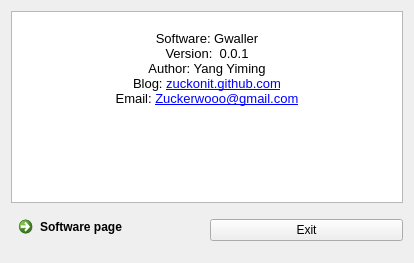
<?xml version="1.0" encoding="UTF-8"?>
<ui version="4.0">
 <class>Dialog</class>
 <widget class="QDialog" name="Dialog">
  <property name="geometry">
   <rect>
    <x>0</x>
    <y>0</y>
    <width>414</width>
    <height>263</height>
   </rect>
  </property>
  <property name="minimumSize">
   <size>
    <width>414</width>
    <height>263</height>
   </size>
  </property>
  <property name="maximumSize">
   <size>
    <width>414</width>
    <height>263</height>
   </size>
  </property>
  <property name="windowTitle">
   <string>About</string>
  </property>
  <layout class="QVBoxLayout" name="verticalLayout_2">
   <item>
    <widget class="QTextEdit" name="textEdit">
     <property name="readOnly">
      <bool>true</bool>
     </property>
     <property name="html">
      <string>&lt;!DOCTYPE HTML PUBLIC &quot;-//W3C//DTD HTML 4.0//EN&quot; &quot;http://www.w3.org/TR/REC-html40/strict.dtd&quot;&gt;
&lt;html&gt;&lt;head&gt;&lt;meta name=&quot;qrichtext&quot; content=&quot;1&quot; /&gt;&lt;style type=&quot;text/css&quot;&gt;
p, li { white-space: pre-wrap; }
&lt;/style&gt;&lt;/head&gt;&lt;body style=&quot; font-family:'Sans'; font-size:10pt; font-weight:400; font-style:normal;&quot;&gt;
&lt;p align=&quot;center&quot; style=&quot;-qt-paragraph-type:empty; margin-top:0px; margin-bottom:0px; margin-left:0px; margin-right:0px; -qt-block-indent:0; text-indent:0px;&quot;&gt;&lt;/p&gt;
&lt;p align=&quot;center&quot; style=&quot; margin-top:0px; margin-bottom:0px; margin-left:0px; margin-right:0px; -qt-block-indent:0; text-indent:0px;&quot;&gt;Software: Gwaller&lt;/p&gt;
&lt;p align=&quot;center&quot; style=&quot; margin-top:0px; margin-bottom:0px; margin-left:0px; margin-right:0px; -qt-block-indent:0; text-indent:0px;&quot;&gt;Version:  0.0.1&lt;/p&gt;
&lt;p align=&quot;center&quot; style=&quot; margin-top:0px; margin-bottom:0px; margin-left:0px; margin-right:0px; -qt-block-indent:0; text-indent:0px;&quot;&gt;Author: Yang Yiming&lt;/p&gt;
&lt;p align=&quot;center&quot; style=&quot; margin-top:0px; margin-bottom:0px; margin-left:0px; margin-right:0px; -qt-block-indent:0; text-indent:0px;&quot;&gt;Blog: &lt;a href=&quot;zuckonit.github.com&quot;&gt;&lt;span style=&quot; text-decoration: underline; color:#0000ff;&quot;&gt;zuckonit.github.com&lt;/span&gt;&lt;/a&gt;&lt;/p&gt;
&lt;p align=&quot;center&quot; style=&quot; margin-top:0px; margin-bottom:0px; margin-left:0px; margin-right:0px; -qt-block-indent:0; text-indent:0px;&quot;&gt;Email: &lt;a href=&quot;mailto:Zuckerwooo@gmail.com&quot;&gt;&lt;span style=&quot; text-decoration: underline; color:#0000ff;&quot;&gt;Zuckerwooo@gmail.com&lt;/span&gt;&lt;/a&gt;&lt;/p&gt;&lt;/body&gt;&lt;/html&gt;</string>
     </property>
    </widget>
   </item>
   <item>
    <layout class="QVBoxLayout" name="verticalLayout">
     <item>
      <widget class="QSplitter" name="splitter">
       <property name="orientation">
        <enum>Qt::Vertical</enum>
       </property>
       <widget class="QWidget" name="horizontalLayoutWidget">
        <layout class="QHBoxLayout" name="horizontalLayout">
         <item>
          <widget class="QCommandLinkButton" name="commandLinkButton">
           <property name="text">
            <string>Software page</string>
           </property>
          </widget>
         </item>
         <item>
          <widget class="QPushButton" name="btnAboutExit">
           <property name="text">
            <string>Exit</string>
           </property>
          </widget>
         </item>
        </layout>
       </widget>
      </widget>
     </item>
    </layout>
   </item>
  </layout>
 </widget>
 <resources/>
 <connections>
  <connection>
   <sender>btnAboutExit</sender>
   <signal>clicked()</signal>
   <receiver>Dialog</receiver>
   <slot>close()</slot>
   <hints>
    <hint type="sourcelabel">
     <x>306</x>
     <y>234</y>
    </hint>
    <hint type="destinationlabel">
     <x>206</x>
     <y>131</y>
    </hint>
   </hints>
  </connection>
 </connections>
</ui>
